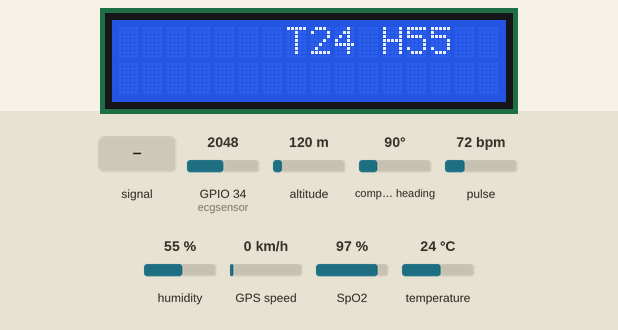
This sketch was run on a simulated ESP32. Shown: 16×2 character LCD. The test bench sets the inputs (shaded band); at power-on: altitude 120 m, humidity 55 %, GPIO 34 (ecgsensor) = 2048, pulse 72 bpm, temperature 24 °C, compass heading 90°, GPS speed 0 km/h, SpO2 97 %. WiFi joins after 1.5 s; servers stay silent unless stated; the GPS gets a fix after 3 s at 37.7749, -122.4194 with 8 satellites; the modem accepts every AT command (registered, SIM ready, sends succeed) and sends nothing else; what the sketch prints to the serial monitor is not drawn.

Above: at 4.0 s.
4.1 s: GPIO 34 (ecgsensor) fed a 200 Hz sine of ±327 counts around its level
At 8.4 s:
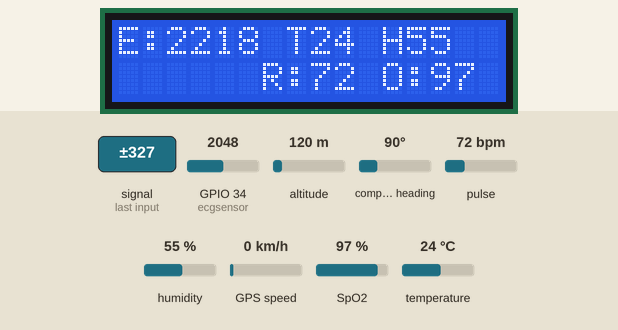
12.9 s: altitude set to 20 m
At 20.3 s:
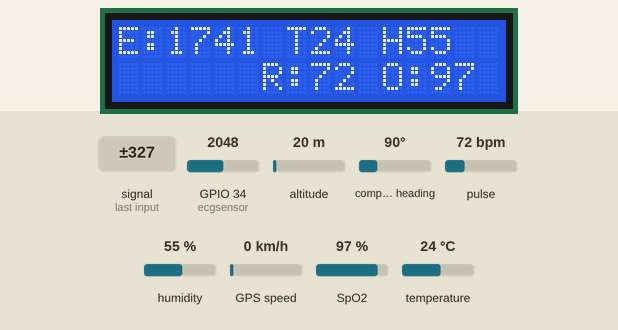
21.5 s: humidity set to 22 %
At 25.0 s:
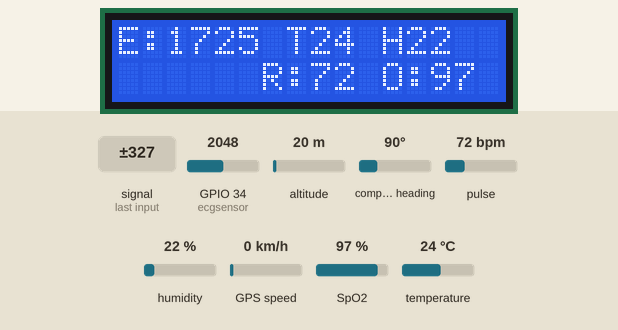
30.0 s: GPIO 34 (ecgsensor) set to 2866
At 33.4 s:
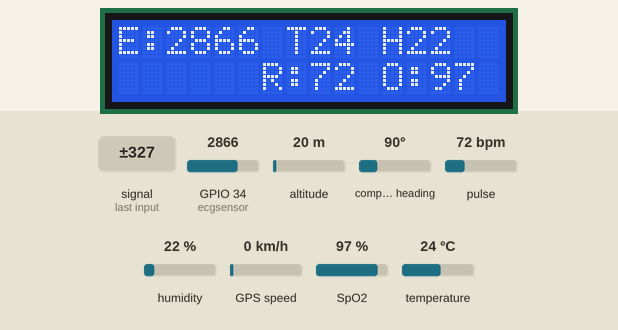
34.3 s: pulse set to 42 bpm
At 38.2 s:
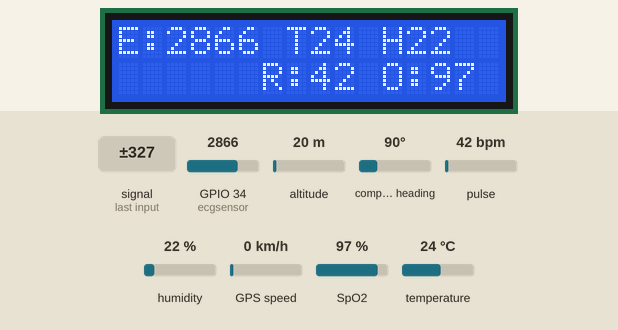
40.9 s: temperature set to 12 °C
At 46.8 s:
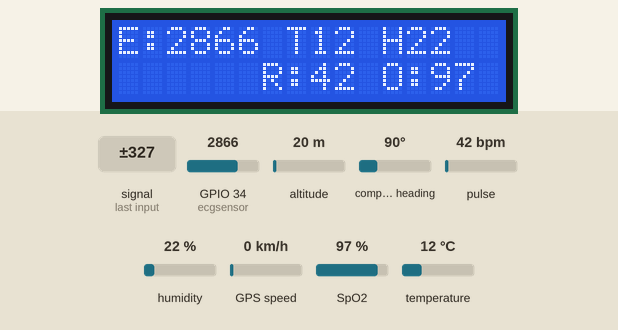
Timing chart, 0 to 48.3 s (numbered marks = the images above; inputs shaded):
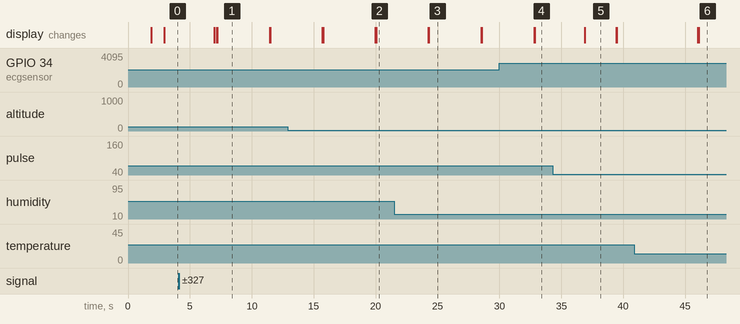

The sketch:

hms.ino
```cpp
#define BLYNK_PRINT Serial
#include <WiFi.h>
#include <WiFiClient.h>
#include <BlynkSimpleEsp32.h>
#include <DFRobot_MAX30102.h>
#include <DHT.h>
#define bppin 35
#define DHTPIN 15
#define DHTTYPE DHT11

DHT dht(DHTPIN, DHTTYPE);

#include <SoftwareSerial.h>
SoftwareSerial SIM900(2,4);
String long_lat;
static void smartdelay(unsigned long ms);  //delay function for gps
String Link;
String SMS;

#include<LiquidCrystal_I2C.h>
LiquidCrystal_I2C lcd(0x27,16,2);

#include <TinyGPS++.h>

TinyGPSPlus gps;

static const uint32_t GPSBaud = 9600;

float latitude;
float longitude;

//sda D21, scl D122
DFRobot_MAX30102 particleSensor;

int ecgsensor=34;
BlynkTimer timer;

char auth[] = "YIClOcOdLPtRS-Q6UIlk3BCkXSyxJsmp";
char ssid[] = "HMS";
char pass[] = "123456789";
int32_t SPO2; //SPO2
int8_t SPO2Valid; //Flag to display if SPO2 calculation is valid
int32_t heartRate; //Heart-rate
int8_t heartRateValid; //Flag to display if heart-rate calculation is valid

void heartoxygen()
{
    Serial.println(F("Wait about four seconds"));
    particleSensor.heartrateAndOxygenSaturation(/**SPO2=*/&SPO2, /**SPO2Valid=*/&SPO2Valid, /**heartRate=*/&heartRate, /**heartRateValid=*/&heartRateValid);
    //Print result
    Serial.print(F("heartRate="));
    Serial.print(heartRate, DEC);
    Serial.print(F(", heartRateValid="));
    Serial.print(heartRateValid, DEC);
    Serial.print(F("; SPO2="));
    Serial.print(SPO2, DEC);
    Serial.print(F(", SPO2Valid="));
    Serial.println(SPO2Valid, DEC);


    long_lat = String(float(latitude))+","+String(float(longitude));
    Blynk.virtualWrite(V5,long_lat);
    Link = "https://www.google.com/maps/search/?api=1&query="+String(long_lat);
    SMS = "Heart Rate is abnormal "+ long_lat + " " + Link;//////////////////////////////SMS message

    if(heartRateValid==1 && SPO2Valid == 1)
    {
      String HR = "HeartRate: "+String(int32_t(heartRate))+" SPO2: "+String(int32_t(SPO2));
      String HR1 = "R:"+String(int32_t(heartRate))+" O:"+String(int32_t(SPO2))+"  ";
      Blynk.virtualWrite(V0,HR);
      lcd.setCursor(6,1);
      lcd.println(HR1);
      if(heartRate<50)///////////////Change the range heartRate<(*yourValue) to set the abnormal value
      {
        get_location(SMS);
        Blynk.notify("Heart Rate is abnormal");
      }
      else
      {
      }
}

}

void ecg()
{
  int ec=analogRead(ecgsensor);
  Serial.println(ec);
  delay(200);
  Blynk.virtualWrite(V1,ec);
  lcd.setCursor(0,0);
  lcd.print("E:");
  lcd.print(ec);
  lcd.print("    ");
}

void temp(){
    int h = dht.readHumidity();
    int f = dht.readTemperature();
    String state = "T "+String((int)f)+"c H "+String((int)h) +"%";
    Serial.println(state);
    Blynk.virtualWrite(V2,state);
    String state1 = "T"+String((int)f)+" H"+String((int)h)+"     ";
    lcd.setCursor(7,0);
    lcd.print(state1);
}

int get_location(String message){
  SIM900.print("AT+CMGF=1\r");     // AT command to set SIM900 to SMS mode
  delay(100);
  SIM900.print("AT+CNMI=2,2,0,0,0\r");       // Set module to send SMS data to serial out upon receipt
  delay(100);
  SIM900.println("AT+CMGF=1"); // Replace x with mobile number
  delay(1000);
  SIM900.println("AT+CMGS= \"+918709090098\"\r"); // Replace Number with mobile number
  delay(1000);
  SIM900.println(message);// The SMS text you want to send
  delay(100);
  SIM900.println((char)26);// ASCII code of CTRL+Z

}

//void bp(){
//  int bpRval = analogRead(bppin);
//  int bpval = (bpRval * 5.0) / 1024.0;
//  Serial.print(bpval);
//  Blynk.virtualWrite(V4,bpval);
//  lcd.setCursor(0,1);
//  lcd.print("P:");
//  lcd.print(bpval);
//}


void GPS()
{
if (gps.charsProcessed() < 10)
  {
    //Serial.println("No GPS detected: check wiring.");
    //Blynk.virtualWrite(V4, "GPS ERROR");
    //Value Display widget  on V4 if GPS not detected
  }
}
void displaygpsInfo()
{
  if (gps.location.isValid())
  {
     latitude = (gps.location.lat());      //Storing the Lat. and Lon.
     longitude = (gps.location.lng());

      Serial.print("LAT:  ");
      Serial.println(latitude, 6);                // float to x decimal places
      Serial.print("LONG: ");
      Serial.println(longitude, 6);
  }
}

void locate()
{
  while (Serial.available() > 0)
    {
      // sketch displays information every time a new sentence is correctly encoded.
      if (gps.encode(Serial.read()))
        displaygpsInfo();
  }
}


void setup()
{
  //Init serial
  Serial.begin(115200);
  SIM900.begin(9600);
  Blynk.begin(auth, ssid, pass);
  lcd.init();
  lcd.backlight();
  lcd.setCursor(0,0);
  lcd.print("HEALTH");
  lcd.setCursor(0,1);
  lcd.print("MONITORING");
  delay(1000);
  lcd.clear();
  while (!particleSensor.begin()) {
  Serial.println("MAX30102 was not found");
  delay(1000);
  }
  dht.begin();
  pinMode(ecgsensor,INPUT);

  particleSensor.sensorConfiguration(/*ledBrightness=*/50, /*sampleAverage=*/SAMPLEAVG_4, \
                        /*ledMode=*/MODE_MULTILED, /*sampleRate=*/SAMPLERATE_100, \
                        /*pulseWidth=*/PULSEWIDTH_411, /*adcRange=*/ADCRANGE_16384);
  //timer.setInterval(1000L, heartoxygen);
}


void loop()
{
Blynk.run();
locate();
timer.run();
//bp();
temp();
heartoxygen();
ecg();
}
```

Measured:
- after the input at 34.3 s, the display: changes after 2.6 s (image 5)
- after the input at 40.9 s, the display: first differs from a run without the input after 5.2 s (image 6)
- what the display in image 1 shows lasts 4.2 s, from 7.2 s to 11.4 s
- what the display in image 5 shows lasts 2.5 s, from 36.9 s to 39.4 s
